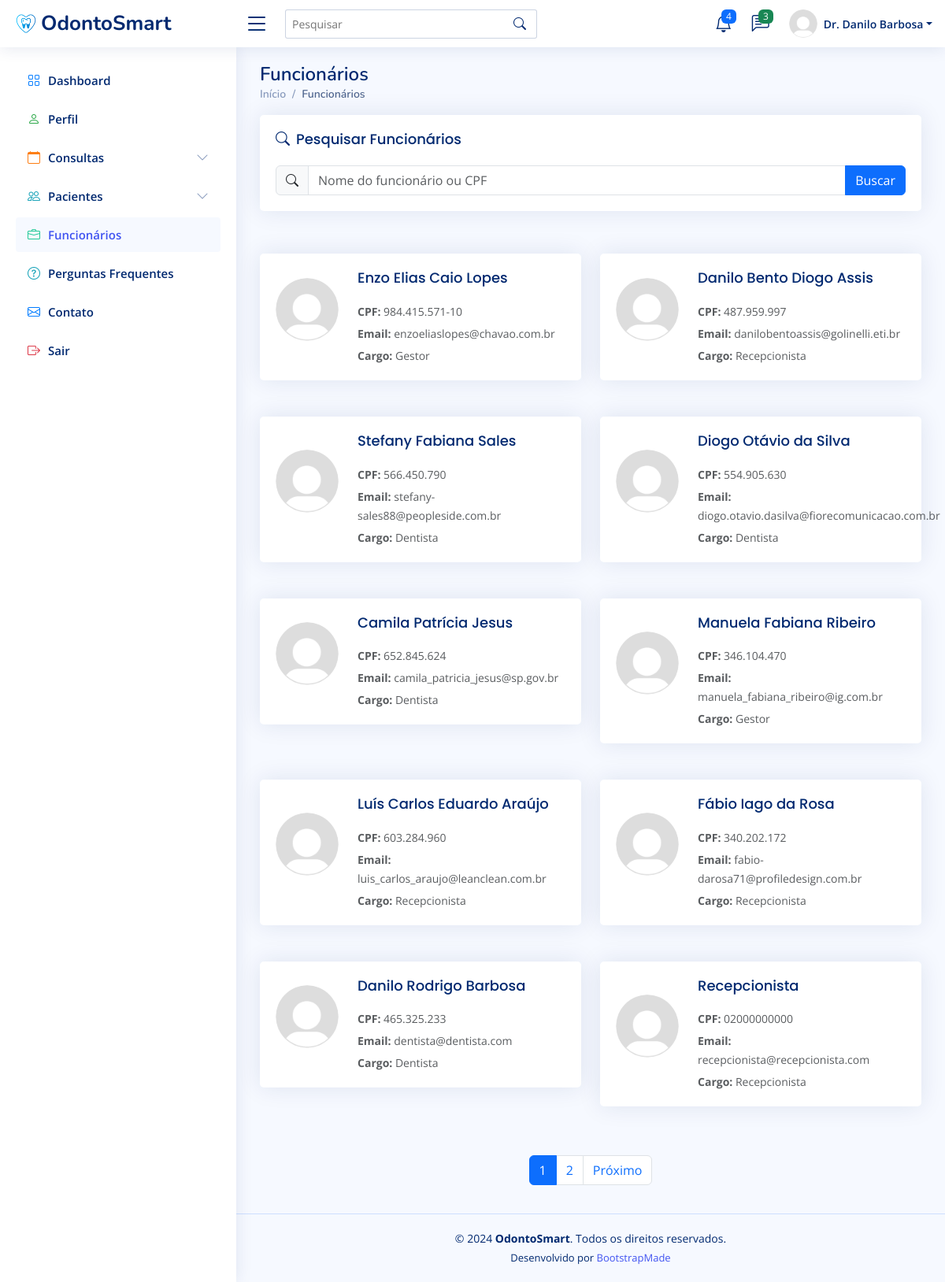
/funcionario/ (signed in), run on the app's committed database.
### clinicaMedica/models.py (models this page shows, shortened)
class Funcionario(AbstractBaseUser, PermissionsMixin):
    cpf = models.CharField(max_length=14, unique=True)
    email = models.EmailField(unique=True, blank=False)
    salario = models.DecimalField(max_digits=10, decimal_places=2)
    cargo = models.CharField(max_length=50)
    nome = models.CharField(max_length=50)
    is_first_login = models.BooleanField(default=True)
    is_staff = models.BooleanField(default=False)
    date_joined = models.DateTimeField(verbose_name="Data de Ingresso", default=timezone.now)
    objects = FuncionarioManager()
    USERNAME_FIELD = 'email'
    REQUIRED_FIELDS = ['cpf', 'nome', 'cargo', 'salario']
    def first_two_names(self):
        parts = self.nome.split()
        if len(parts) == 1:
            name = self.nome
        elif len(parts) == 2:
            name = f"{parts[0]} {parts[1]}"
        else:
            name = f"{parts[0]} {parts[-1]}"
        if hasattr(self, 'dentista'):
            return f"Dr. {name}"
        return name

### clinicaMedica/views.py (the view)
# urls.py: path('funcionario/', views.funcionario, name='funcionario'),
@login_required
def funcionario(request):
    query = request.GET.get('procurar')
    if query:
        lista_de_funcionarios = Funcionario.objects.filter(
            nome__icontains=query
            ).union(
                Funcionario.objects.filter(cpf__icontains=query)
            ).order_by('-id')
    else:
        lista_de_funcionarios = Funcionario.objects.all().order_by('-id')  # Ordena os pacientes pelo id em ordem decrescente
    paginator = Paginator(lista_de_funcionarios, 10)  # Mostra 10 até funcionarios por página
    page_number = request.GET.get('page')
    page_obj = paginator.get_page(page_number)
    return render(request, 'pages.funcionario.html', {'page_obj': page_obj, 'query':query})

### clinicaMedica/templates/pages.funcionario.html (shortened to what this page needs)
{% load static %}
<!DOCTYPE html>
<html lang="pt-br">
  <head>
    <link
      href="{% static 'vendor/bootstrap/css/bootstrap.min.css' %}"
      rel="stylesheet"
    />
    <link
      href="{% static 'vendor/bootstrap-icons/bootstrap-icons.css' %}"
      rel="stylesheet"
    />
    <link
      href="{% static 'vendor/boxicons/css/boxicons.min.css' %}"
      rel="stylesheet"
    />
    <link href="{% static 'vendor/quill/quill.snow.css' %}" rel="stylesheet" />
    <link
      href="{% static 'vendor/quill/quill.bubble.css' %}"
      rel="stylesheet"
    />
    <link
      href="{% static 'vendor/remixicon/remixicon.css' %}"
      rel="stylesheet"
    />
    <link
      href="{% static 'vendor/simple-datatables/style.css' %}"
      rel="stylesheet"
    />
    <link href="{% static 'css/style.css' %}" rel="stylesheet" />
  </head>
  <body>
    <header id="header" class="header fixed-top d-flex align-items-center">
      <div class="d-flex align-items-center justify-content-between">
        <a href="{% url 'dashboard' %}" class="logo d-flex align-items-center">
          <img src="{% static 'img/logo.png' %}" alt="" />
          <span class="d-none d-lg-block">OdontoSmart</span>
        </a>
        <i class="bi bi-list toggle-sidebar-btn"></i>
      </div>
      <div class="search-bar">
        <form
          class="search-form d-flex align-items-center"
          method="POST"
          action="#"
        >
          <input
            type="text"
            name="query"
            placeholder="Pesquisar"
            title="Pesquisar"
          />
          <button type="submit" title="Pesquisar">
            <i class="bi bi-search"></i>
          </button>
        </form>
      </div>
      <nav class="header-nav ms-auto">
        <ul class="d-flex align-items-center">
          <li class="nav-item dropdown">
            <a class="nav-link nav-icon" href="#" data-bs-toggle="dropdown">
              <i class="bi bi-bell"></i>
              <span class="badge bg-primary badge-number">4</span> </a
            >
          </li>
          <li class="nav-item dropdown">
            <a class="nav-link nav-icon" href="#" data-bs-toggle="dropdown">
              <i class="bi bi-chat-left-text"></i>
              <span class="badge bg-success badge-number">3</span> </a
            >
          </li>
          <li class="nav-item dropdown pe-3">
            <a
              class="nav-link nav-profile d-flex align-items-center pe-0"
              href="#"
              data-bs-toggle="dropdown"
            >
              <img
                src="{% static 'img/profile-img.png' %}"
                alt="Perfil"
                class="rounded-circle"
              />
              <span class="d-none d-md-block dropdown-toggle ps-2"
                >{{ user.first_two_names }}</span
              > </a
            >
          </li>
        </ul>
      </nav>
    </header>
    <aside id="sidebar" class="sidebar">
      <ul class="sidebar-nav" id="sidebar-nav">
        <li class="nav-item">
          <a class="nav-link collapsed" href="{% url 'dashboard' %}">
            <i class="bi bi-grid" style="color: #007bff"></i>
            <span>Dashboard</span>
          </a>
        </li>
        <li class="nav-item">
          <a class="nav-link collapsed" href="{% url 'perfil' %}">
            <i class="bi bi-person" style="color: #28a745"></i>
            <span>Perfil</span>
          </a>
        </li>
        <li class="nav-item">
          <a
            href="#"
            class="nav-link collapsed"
            data-bs-target="#consultas-nav"
            data-bs-toggle="collapse"
          >
            <i class="bi bi-calendar" style="color: #fd7e14"></i>
            <span>Consultas</span>
            <i class="bi bi-chevron-down ms-auto"></i>
          </a>
        </li>
        <li class="nav-item">
          <a
            href="#"
            class="nav-link collapsed"
            data-bs-target="#pacientes-nav"
            data-bs-toggle="collapse"
          >
            <i class="bi bi-people" style="color: #17a2b8"></i>
            <span>Pacientes</span>
            <i class="bi bi-chevron-down ms-auto"></i>
          </a>
        </li>
        <li class="nav-item">
          <a class="nav-link" href="{% url 'funcionario' %}">
            <i class="bi bi-briefcase" style="color: #20c997"></i>
            <span>Funcionários</span>
          </a>
        </li>
        <li class="nav-item">
          <a class="nav-link collapsed" href="{% url 'faq' %}">
            <i class="bi bi-question-circle" style="color: #17a2b8"></i>
            <span>Perguntas Frequentes</span>
          </a>
        </li>
        <li class="nav-item">
          <a class="nav-link collapsed" href="{% url 'contato' %}">
            <i class="bi bi-envelope" style="color: #007bff"></i>
            <span>Contato</span>
          </a>
        </li>
        <li class="nav-item">
          <a class="nav-link collapsed" href="{% url 'logout' %}">
            <i class="bi bi-box-arrow-right" style="color: #dc3545"></i>
            <span>Sair</span>
          </a>
        </li>
      </ul>
    </aside>
    <main id="main" class="main">
      <div class="pagetitle">
        <h1>Funcionários</h1>
        <nav>
          <ol class="breadcrumb">
            <li class="breadcrumb-item">
              <a href="{% url 'dashboard' %}">Início</a>
            </li>
            <li class="breadcrumb-item active">Funcionários</li>
          </ol>
        </nav>
      </div>
      <div class="row mb-4">
        <div class="col">
          <div class="card">
            <div class="card-body">
              <h5 class="card-title">
                <i class="bi bi-search me-2"></i>Pesquisar Funcionários
              </h5>
              <form method="get" action="{% url 'funcionario' %}">
                <div class="input-group">
                  <span class="input-group-text"
                    ><i class="bi bi-search"></i
                  ></span>
                  <input
                    type="text"
                    class="form-control"
                    placeholder="Nome do funcionário ou CPF"
                    id="searchInput"
                    value="{{ query|default:'' }}"
                    name="procurar"
                  />
                  <button class="btn btn-primary" type="submit">Buscar</button>
                </div>
              </form>
            </div>
          </div>
        </div>
      </div>
      <div class="row" id="funcionarioList">
        {% for funcionario in page_obj %}
        <div class="col-lg-6 mb-3">
          <div class="card funcionario-card">
            <div class="card-body">
              <div class="d-flex align-items-center">
                <img
                  src="{% static 'img/profile-img.png' %}"
                  alt="{{ funcionario.nome }}"
                  class="funcionario-img me-4"
                />
                <div>
                  <h5 class="card-title mb-1">{{ funcionario.nome }}</h5>
                  <p class="card-text mb-1">
                    <small class="text-muted"
                      ><strong>CPF:</strong> {{ funcionario.cpf }}</small
                    >
                  </p>
                  <p class="card-text mb-1">
                    <small class="text-muted"
                      ><strong>Email:</strong> {{ funcionario.email }}</small
                    >
                  </p>
                  <p class="card-text">
                    <small class="text-muted"
                      ><strong>Cargo:</strong> {{ funcionario.cargo }}</small
                    >
                  </p>
                </div>
              </div>
            </div>
          </div>
        </div>
        {% endfor %}
      </div>
      <nav aria-label="Page navigation" class="pt-3">
        <ul class="pagination justify-content-center">
           {% for num in page_obj.paginator.page_range %}
          <li
            class="page-item {% if page_obj.number == num %}active{% endif %}"
          >
            <a class="page-link" href="?page={{ num }}">{{ num }}</a>
          </li>
          {% endfor %} {% if page_obj.has_next %}
          <li class="page-item">
            <a class="page-link" href="?page={{ page_obj.next_page_number }}"
              >Próximo</a
            >
          </li>
          {% endif %}
        </ul>
      </nav>
    </main>
    <footer id="footer" class="footer">
      <div class="copyright">
        &copy; 2024 <strong><span>OdontoSmart</span></strong
        >. Todos os direitos reservados.
      </div>
      <div class="credits">
        Desenvolvido por <a href="https://bootstrapmade.com/">BootstrapMade</a>
      </div>
    </footer>
  </body>
</html>

### clinicaMedica/static/css/style.css (style rules this page uses)
:root { scroll-behavior: smooth; }
body { font-family: "Open Sans", sans-serif; background: #f6f9ff; color: #444444; }
a { color: #4154f1; text-decoration: none; }
h1, h2, h3, h4, h5, h6 { font-family: "Nunito", sans-serif; }
#main { margin-top: 60px; padding: 20px 30px; transition: all 0.3s; }
.pagetitle { margin-bottom: 10px; }
.pagetitle h1 { font-size: 24px; margin-bottom: 0; font-weight: 600; color: #012970; }
.card { margin-bottom: 30px; border: none; border-radius: 5px; box-shadow: 0px 0 30px rgba(1, 41, 112, 0.1); }
.card-title { padding: 20px 0 15px 0; font-size: 18px; font-weight: 500; color: #012970; font-family: "Poppins", sans-serif; }
.card-body { padding: 0 20px 20px 20px; }
.breadcrumb { font-size: 14px; font-family: "Nunito", sans-serif; color: #899bbd; font-weight: 600; }
.breadcrumb a { color: #899bbd; transition: 0.3s; }
.breadcrumb .breadcrumb-item::before { color: #899bbd; }
.breadcrumb .active { color: #51678f; font-weight: 600; }
.logo { line-height: 1; }
@media (min-width: 1200px) { .logo { width: 280px; } }
.logo img { max-height: 26px; margin-right: 6px; }
.logo span { font-size: 26px; font-weight: 700; color: #012970; font-family: "Nunito", sans-serif; }
.header { transition: all 0.5s; z-index: 997; height: 60px; box-shadow: 0px 2px 20px rgba(1, 41, 112, 0.1); background-color: #fff; padding-left: 20px; }
.header .toggle-sidebar-btn { font-size: 32px; padding-left: 10px; cursor: pointer; color: #012970; }
.header .search-bar { min-width: 360px; padding: 0 20px; }
.header .search-form { width: 100%; }
.header .search-form input { border: 0; font-size: 14px; color: #012970; border: 1px solid rgba(1, 41, 112, 0.2); padding: 7px 38px 7px 8px; border-radius: 3px; transition: 0.3s; width: 100%; }
.header .search-form button { border: 0; padding: 0; margin-left: -30px; background: none; }
.header .search-form button i { color: #012970; }
.header-nav ul { list-style: none; }
.header-nav>ul { margin: 0; padding: 0; }
.header-nav .nav-icon { font-size: 22px; color: #012970; margin-right: 25px; position: relative; }
.header-nav .nav-profile { color: #012970; }
.header-nav .nav-profile img { max-height: 36px; }
.header-nav .nav-profile span { font-size: 14px; font-weight: 600; }
.header-nav .badge-number { position: absolute; inset: -2px -5px auto auto; font-weight: normal; font-size: 12px; padding: 3px 6px; }
.sidebar { position: fixed; top: 60px; left: 0; bottom: 0; width: 300px; z-index: 996; transition: all 0.3s; padding: 20px; overflow-y: auto; scrollbar-width: thin; scrollbar-color: #aab7cf transparent; box-shadow: 0px 0px 20px rgba(1, 41, 112, 0.1); background-color: #fff; }
@media (min-width: 1200px) { #main, #footer { margin-left: 300px; } }
.sidebar-nav { padding: 0; margin: 0; list-style: none; }
.sidebar-nav li { padding: 0; margin: 0; list-style: none; }
.sidebar-nav .nav-item { margin-bottom: 5px; }
.sidebar-nav .nav-link { display: flex; align-items: center; font-size: 15px; font-weight: 600; color: #4154f1; transition: 0.3; background: #f6f9ff; padding: 10px 15px; border-radius: 4px; }
.sidebar-nav .nav-link i { font-size: 16px; margin-right: 10px; color: #4154f1; }
.sidebar-nav .nav-link.collapsed { color: #012970; background: #fff; }
.sidebar-nav .nav-link.collapsed i { color: #899bbd; }
.sidebar-nav .nav-link .bi-chevron-down { margin-right: 0; transition: transform 0.2s ease-in-out; }
.funcionario-img { width: 80px; height: 80px; object-fit: cover; border-radius: 50%; }
.funcionario-card { transition: all 0.3s; }
.footer { padding: 20px 0; font-size: 14px; transition: all 0.3s; border-top: 1px solid #cddfff; }
.footer .copyright { text-align: center; color: #012970; }
.footer .credits { padding-top: 5px; text-align: center; font-size: 13px; color: #012970; }

### data on the page
Funcionario: first_two_names "Dr. Danilo Barbosa", nome "Danilo Rodrigo Barbosa", cpf "465.325.233", email "dentista@dentista.com", cargo "Dentista"
Funcionario: nome "Enzo Elias Caio Lopes", cpf "984.415.571-10", email "enzoeliaslopes@chavao.com.br", cargo "Gestor"
Funcionario: nome "Danilo Bento Diogo Assis", cpf "487.959.997", email "danilobentoassis@golinelli.eti.br", cargo "Recepcionista"
Funcionario: nome "Stefany Fabiana Sales", cpf "566.450.790", email "stefany-sales88@peopleside.com.br", cargo "Dentista"
Funcionario: nome "Diogo Otávio da Silva", cpf "554.905.630", email "diogo.otavio.dasilva@fiorecomunicacao.com.br", cargo "Dentista"
Funcionario: nome "Camila Patrícia Jesus", cpf "652.845.624", email "camila_patricia_jesus@sp.gov.br", cargo "Dentista"
Funcionario: nome "Manuela Fabiana Ribeiro", cpf "346.104.470", email "manuela_fabiana_ribeiro@ig.com.br", cargo "Gestor"
Funcionario: nome "Luís Carlos Eduardo Araújo", cpf "603.284.960", email "luis_carlos_araujo@leanclean.com.br", cargo "Recepcionista"
Funcionario: nome "Fábio Iago da Rosa", cpf "340.202.172", email "fabio-darosa71@profiledesign.com.br", cargo "Recepcionista"
Funcionario: nome "Recepcionista", cpf "02000000000", email "recepcionista@recepcionista.com", cargo "Recepcionista"

### other printed values
{{ num }} "1" "2"
